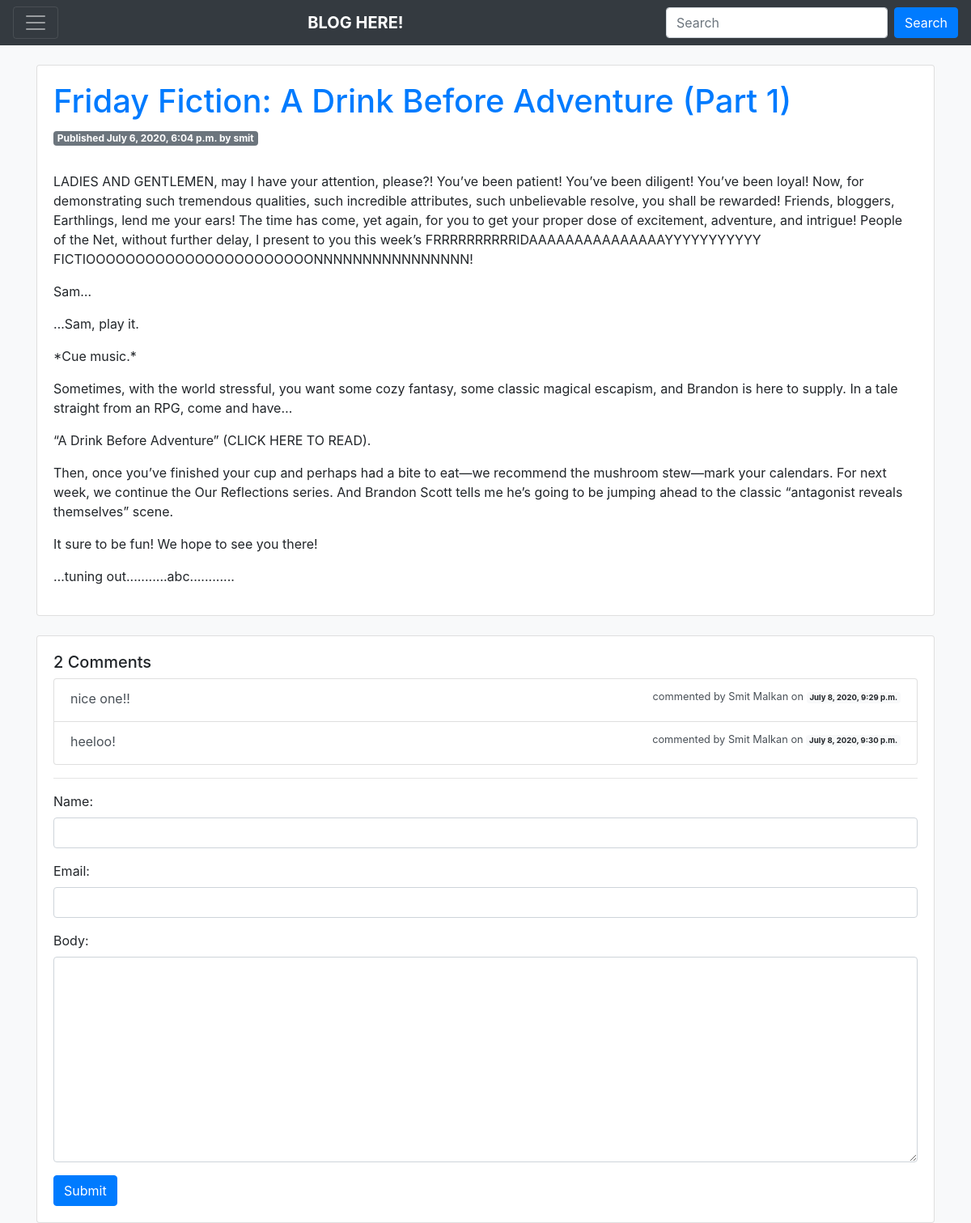
The page /blog/10/ on the database its author committed.
### blog/models.py (models this page shows, shortened)
class post(models.Model):
    STATUS_CHOICES = (
        ('draft','Draft'),
        ('published','Published'),
    )
    title = models.CharField(max_length=250)
    slug = models.SlugField(max_length = 250,unique_for_date = 'publish')
    author = models.ForeignKey(User, related_name='blog_posts', on_delete=models.CASCADE)
    body = models.TextField()
    publish = models.DateTimeField(default = timezone.now)
    created  = models.TimeField(auto_now_add=True)
    updated = models.DateField(auto_now=True)
    status = models.CharField(max_length=10,choices=STATUS_CHOICES,default = 'draft')
    tags = TaggableManager()
    class Meta:
        ordering = ('-publish',)

class Comment(models.Model):
    post = models.ForeignKey(post, related_name='comments', on_delete=models.CASCADE)
    name = models.CharField(max_length=80)
    email = models.EmailField()
    body = models.TextField()
    created = models.DateTimeField(auto_now_add=True)
    updated = models.DateTimeField(auto_now=True)
    active = models.BooleanField(default=True)
    class Meta:
        ordering = ('created',)

### blog/views.py (the view)
class postDetail(DetailView):
    model = post
    template_name='blog/post/detail.html'
    context_object_name = "post"
    form = CommentForm()
    def get_object(self):
        return super().get_object()
    def get_context_data(self, **kwargs):
        context = super().get_context_data(**kwargs)
        comments = self.get_object().comments.filter(active=True)
        context["comment_form"] = self.form
        context['comments']=comments
        return context
    def post(self,request,*args,**kwargs):
        comment_form = CommentForm(request.POST)
        if comment_form.is_valid():
            comment = comment_form.save(commit=False)
            comment.post = self.get_object()
            comment.save()
            return redirect(reverse("blog:post_detail", kwargs={"pk":self.get_object().pk}))

### blog/forms.py
class CommentForm(forms.ModelForm):
    class Meta:
        model = Comment
        fields = ("name","email","body",)
        widgets = {
            'name': forms.TextInput(attrs={'class':'form-control'}),
            'email': forms.EmailInput(attrs={'class':'form-control'}),
            'body': forms.Textarea(attrs={'class':'form-control'}),
        }

### templates/blog/post/detail.html (shortened to what this page needs)
{% extends "base.html" %}
{% block content %}
<div class="card">
    <div class="card-body">
        <h1 class="text-primary">{{ post.title }}</h1>
        <p class="badge badge-secondary">
        Published {{ post.publish }} by {{ post.author }}
        </p>
        <p class="text-justify">{{ post.body|linebreaks }}</p>
    </div>
</div>
<br>
<div class="card">
<div class="card-body">
<h5>{{comments.count }} Comments</h5>
{% if comments %}
    <div class="list-group">
        {% for comment in comments %}
        <div class="list-group-item list-group-item-action">
            <div class="d-flex w-100 justify-content-between">
                <p class="mb-1">{{comment.body}}</p>
                <small>commented by {{ comment.name }} on <span class="badge badge-light">{{comment.created}}</span></small>
            </div>
        </div>
        {% endfor %}
    </div>
    {% endif %}
    <hr>
    <form method="POST">
        {{ comment_form.as_p }}
        <button type="submit" class="btn btn-primary" value="Send e-mail">Submit</button>
    </form>
</div>
</div>
{% endblock %}

### rows shown on the page
post: title "Friday Fiction: A Drink Before Adventure (Part 1)", publish "July 6, 2020, 6:04 p.m.", author "smit", body "LADIES AND GENTLEMEN, may I have your attention, please?! You’ve been patient! You’ve been diligent! You’ve been loyal! Now, for demonstrating such tremendous qualities, such incredible attributes, such unbelievable resolve, you shall be rewarded! Friends, bloggers, Earthlings, lend me your ears! The time has come, yet again, for you to get your proper dose of excitement, adventure, and intrigue! People of the Net, without further delay, I present to you this week’s FRRRRRRRRRRIDAAAAAAAAAAAAAAAYYYYYYYYYYY FICTIOOOOOOOOOOOOOOOOOOOOOOONNNNNNNNNNNNNNNN! Sam… …Sam, play it. *Cue music.* Sometimes, with the world stressful, you want some cozy fantasy, some classic magical escapism, and Brandon…"
Comment: body "nice one!!", name "Smit Malkan", created "July 8, 2020, 9:29 p.m."
Comment: body "heeloo!", name "Smit Malkan", created "July 8, 2020, 9:30 p.m."

### other values the page prints
{{ comments.count }} "2"
